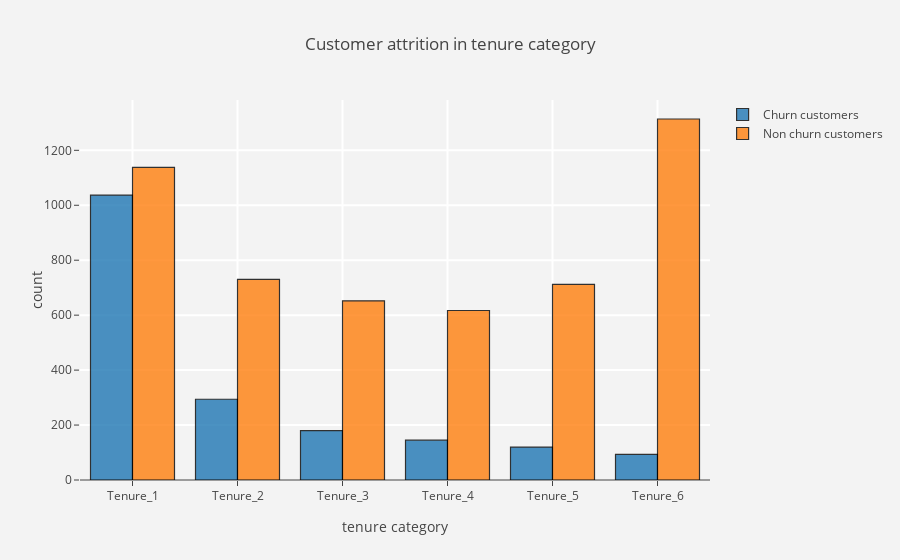

The notebook cell this image was saved under:
### Markdown cell above
### 3.3 Customer attrition in tenure category

### Code cell
ch_tc = churn['tenure_category'].value_counts().reset_index()
ch_tc.columns = ['tenure_category', 'count']

nonch_tc = not_churn['tenure_category'].value_counts().reset_index()
nonch_tc.columns = ['tenure_category', 'count']

trace1 = go.Bar(x=ch_tc['tenure_category'], y=ch_tc['count'],
                name = "Churn customers",
                marker = dict(line = dict(width=1.2, color='black')),
                opacity = 0.8)

trace2 = go.Bar(x=nonch_tc['tenure_category'], y=nonch_tc['count'],
                name  = 'Non churn customers',
                marker = dict(line = dict(width=1.2, color='black')),
                opacity = 0.8)

data = [trace1, trace2]

layout = go.Layout(dict(title='Customer attrition in tenure category'),
                        plot_bgcolor='rgb(243,243,243)',
                        paper_bgcolor='rgb(243,243,243)',
                        xaxis = dict(gridcolor = 'rgb(255, 255, 255)',
                                     title = "tenure category",
                                     zerolinewidth=1,ticklen=5,gridwidth=2),
                        yaxis = dict(gridcolor = 'rgb(255, 255, 255)',
                                     title = "count",
                                     zerolinewidth=1,ticklen=5,gridwidth=2)
                  )

fig = go.Figure(data = data, layout = layout)
py.iplot(fig)

### Figure 1 — Plotly figure (JSON) as saved in the notebook; plotly's stock layout.template omitted (floating-point values rounded to 4 significant figures)
{"data": [{"marker": {"line": {"color": "black", "width": 1.2}}, "name": "Churn customers", "opacity": 0.8, "type": "bar", "uid": "60b4632f-5610-47c6-92d7-8660e0aee1e8", "x": ["Tenure_1", "Tenure_2", "Tenure_3", "Tenure_4", "Tenure_5", "Tenure_6"], "y": [1037, 294, 180, 145, 120, 93]}, {"marker": {"line": {"color": "black", "width": 1.2}}, "name": "Non churn customers", "opacity": 0.8, "type": "bar", "uid": "24429627-a6ad-4424-851d-89b3e7850018", "x": ["Tenure_6", "Tenure_1", "Tenure_2", "Tenure_5", "Tenure_3", "Tenure_4"], "y": [1314, 1138, 730, 712, 652, 617]}], "layout": {"paper_bgcolor": "rgb(243,243,243)", "plot_bgcolor": "rgb(243,243,243)", "title": {"text": "Customer attrition in tenure category"}, "xaxis": {"gridcolor": "rgb(255, 255, 255)", "gridwidth": 2, "ticklen": 5, "title": {"text": "tenure category"}, "zerolinewidth": 1}, "yaxis": {"gridcolor": "rgb(255, 255, 255)", "gridwidth": 2, "ticklen": 5, "title": {"text": "count"}, "zerolinewidth": 1}}}
